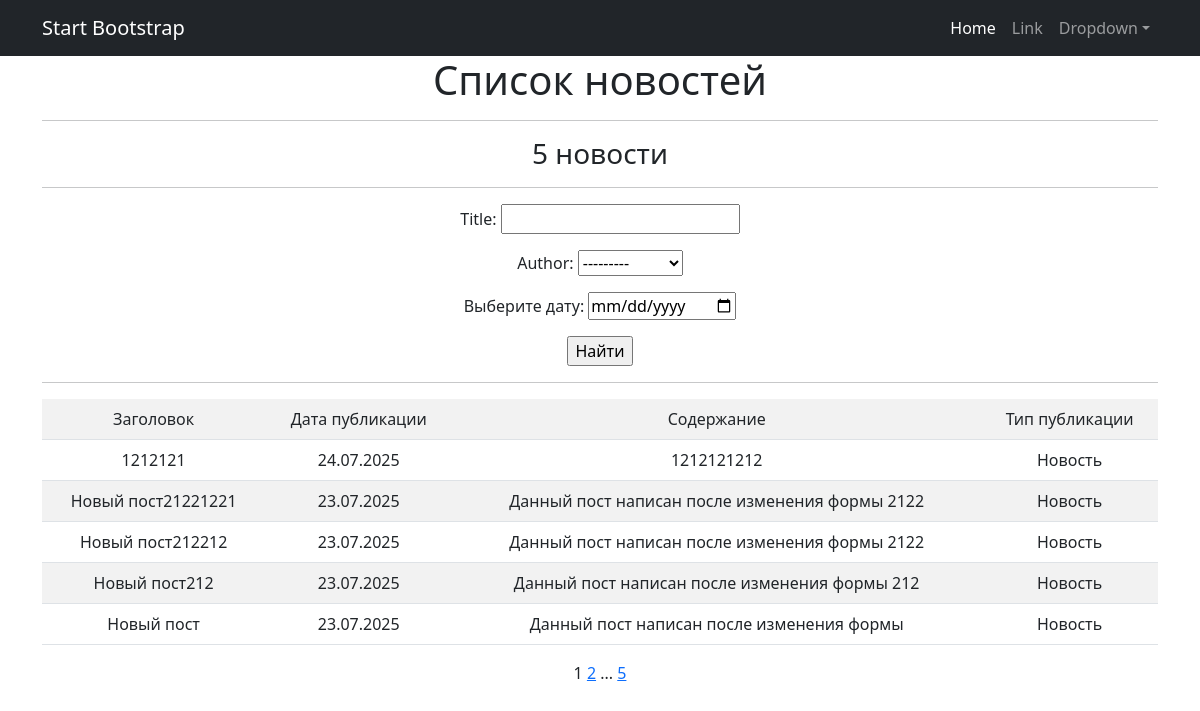
The page /news/search/ on the database as committed earlier.
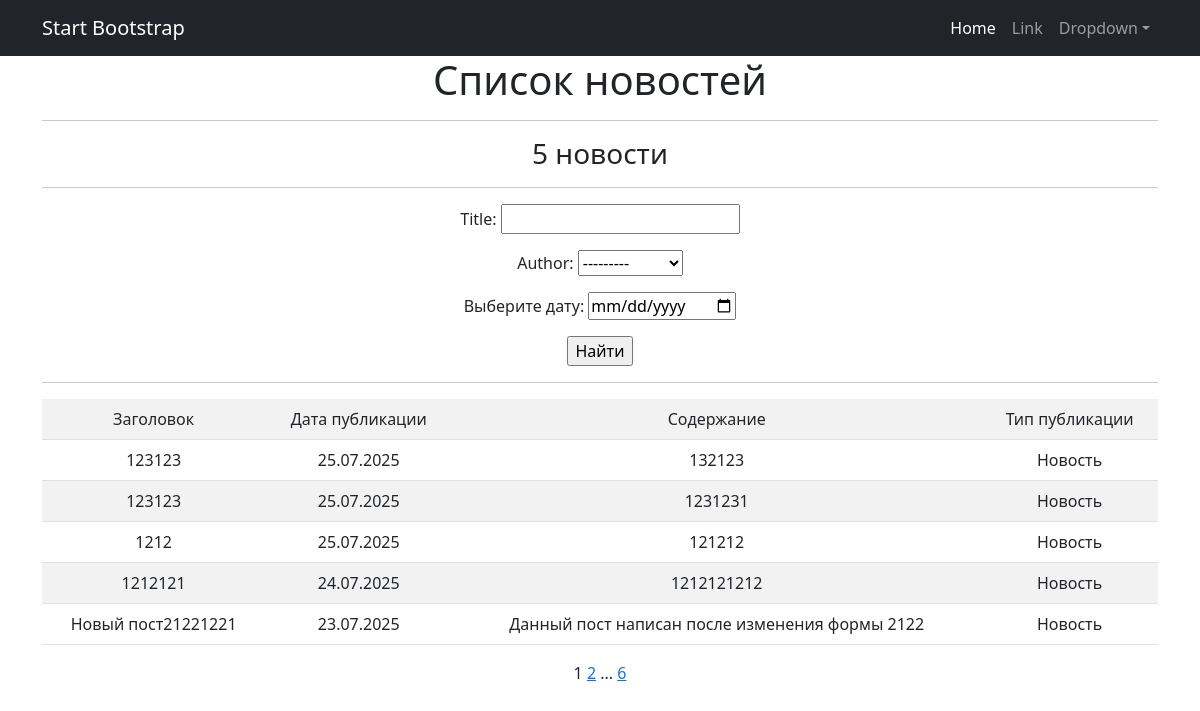
The same page on the database as committed later.
### news/models.py (models this page shows, shortened)
class Post(models.Model):
    ARTICLE = 'AR'
    NEWS = 'NW'
    POST_TYPES = [
        (ARTICLE, 'Статья'),
        (NEWS, 'Новость')
    ]
    author = models.ForeignKey(Author, on_delete=models.CASCADE)
    date_created = models.DateTimeField(auto_now_add=True)
    category = models.ManyToManyField(Category, through='PostCategory')
    title = models.CharField(max_length=255, null=False)
    content = models.TextField(max_length=1000)
    rating = models.IntegerField(default=0)
    type_post = models.CharField(choices=POST_TYPES, default=ARTICLE)

### news/views.py (the view)
# urls.py: path('search/', NewsListSearch.as_view(), name='news_list_search'),
class NewsListSearch(ListView):
    model = Post
    template_name = 'news_list_search.html'
    ordering = '-date_created'
    context_object_name = 'news'
    paginate_by = 5
    def get_queryset(self):
        queryset = super().get_queryset()
        self.filterset = NewsFilter(self.request.GET, queryset)
        return self.filterset.qs
    def get_context_data(self, *, object_list=None, **kwargs):
        context = super().get_context_data(**kwargs)
        context['filterset'] = self.filterset
        return context

### news/models.py (called while the page is built)
    def __str__(self):
        return f"{self.user.username}"

### news/templatetags/custom_filters.py (called while the page is built)
@register.filter()
def censor(value:str):
    if not isinstance(value, str):
        return str(value)
    res = []
    words = re.findall(r'(\w+|\s+|\W+)', value)
    for word in words:
        if word.strip().lower() in UNWANTED_WORDS:
            res.append('*'*len(word))
        else:
            res.append(word)
    return ''.join(res)

### news/templatetags/custom_tags.py (called while the page is built)
@register.simple_tag(takes_context=True)
def url_replace(context, **kwargs):
    d = context['request'].GET.copy()
    for k, v in kwargs.items():
        d[k] = v
    return d.urlencode()

### templates/news_list_search.html (shortened to what this page needs)
{% extends 'flatpages/default.html' %}
{% load custom_filters %}
{% load custom_tags %}
{% block content %}
    <h1>Список новостей</h1>
        <hr>
    {% if news %}
        <h3>{{ news|length }} новости</h3>
            <hr>
                <form action="" method="get">
               {{ filterset.form.as_p }}
               <input type="submit" value="Найти" />
                </form>
            <hr>
	    <table class="table table-striped">
        <tr>
            <td>Заголовок</td>
            <td>Дата публикации</td>
            <td>Содержание</td>
            <td>Тип публикации</td>
        </tr>
            {% for new in news %}
        <tr>
            <td>{{ new.title|censor }}</td>
            <td>{{ new.date_created|date:"d.m.Y" }}</td>
            <td>{{ new.content|truncatewords:20|censor }}</td>
            <td>{{ new.get_type_post_display }}</td>
        </tr>
        {% endfor %}
        </table>
    {% else %}
        <h2>Новостей нет</h2>
    {% endif %}
   {{ page_obj.number }}
   {% if page_obj.has_next %}
       <a href="?{% url_replace page=page_obj.next_page_number %}">{{ page_obj.next_page_number }}</a>
       {% if paginator.num_pages != page_obj.next_page_number %}
           ...
           <a href="?{% url_replace page=page_obj.paginator.num_pages %}">{{ page_obj.paginator.num_pages }}</a>
       {% endif %}
   {% endif %}
{% endblock content %}

Rows that differ between the two databases and show on the page:
no longer on this page (row unchanged): Post: title|censor "Новый пост212212", date_created "23.07.2025", content|censor "Данный пост написан после изменения формы 2122", type_post "Новость"
no longer on this page (row unchanged): Post: title|censor "Новый пост212", date_created "23.07.2025", content|censor "Данный пост написан после изменения формы 212", type_post "Новость"
no longer on this page (row unchanged): Post: title|censor "Новый пост", date_created "23.07.2025", content|censor "Данный пост написан после изменения формы", type_post "Новость"
added Post: title|censor "123123", date_created "25.07.2025", content|censor "132123", type_post "Новость"
added Post: title|censor "123123", date_created "25.07.2025", content|censor "1231231", type_post "Новость"
added Post: title|censor "1212", date_created "25.07.2025", content|censor "121212", type_post "Новость"
Other text that changed with them:
{{ page_obj.paginator.num_pages }}: "5" → "6"
